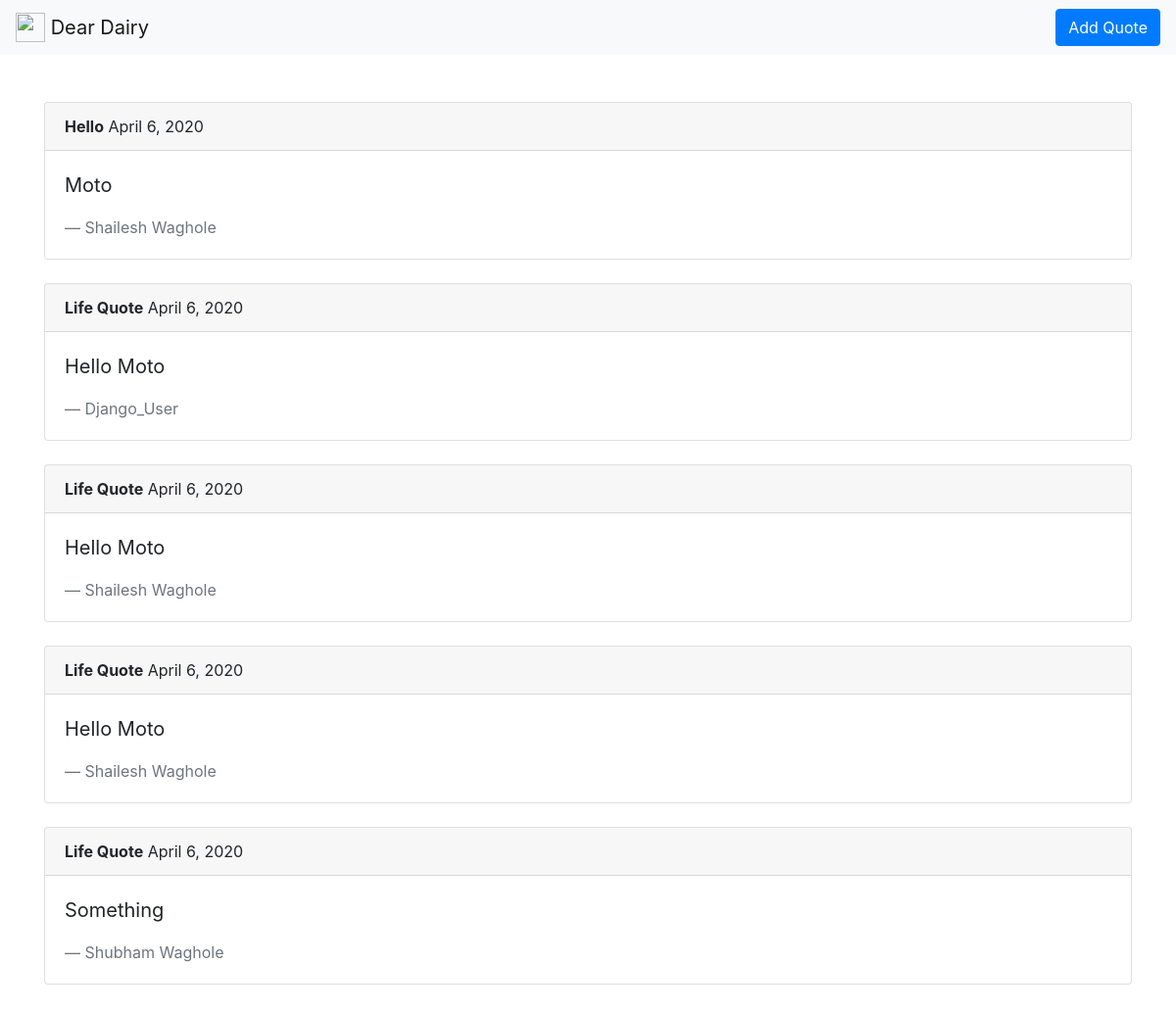
Before: / with the older database file.
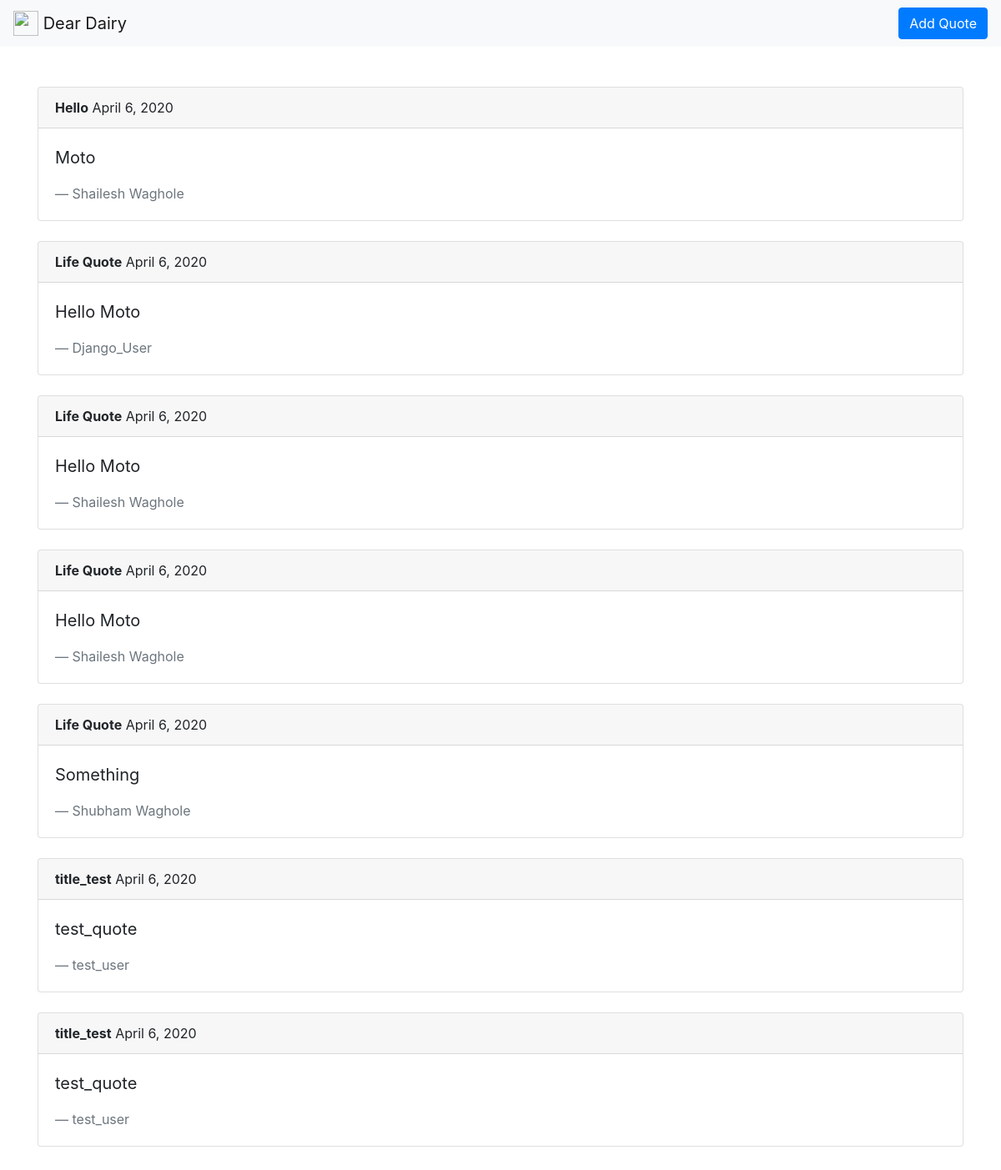
After: the same page with the newer database file.
### entries/models.py (models this page shows, shortened)
class Entries(models.Model):
    title=models.CharField(max_length=50)
    text=models.TextField(max_length=500)
    name=models.CharField(max_length=20)
    date=models.DateField(auto_now=True)
    class Meta:
        verbose_name_plural='entries'

### entries/views.py (the view)
# urls.py: path('',views.index,name='home'),
def index(request):
    entries = Entries.objects.all()
    context = {
        "entries": entries,
        "title": Entries.title,
        "text": Entries.text,
        "name": Entries.name,
        "date": Entries.date,
    }
    return render(request, "entries/index.html", context)

### entries/templates/entries/index.html (shortened to what this page needs)
<!doctype html>
<html lang="en">
  <head>
    <link rel="stylesheet" href="https://stackpath.bootstrapcdn.com/bootstrap/4.4.1/css/bootstrap.min.css">
  </head>
  <body>
<nav class="navbar navbar-light bg-light">
  <a class="navbar-brand" href="{% url 'home' %}">
    <img src="/docs/4.4/assets/brand/bootstrap-solid.svg" width="30" height="30" class="d-inline-block align-top" alt="">
    Dear Dairy
  </a>
  <a href="{% url 'add' %}"><button type="button" class="btn btn-primary">Add Quote</button></a>
</nav>
  <div class="container py-5">
    {% for i in entries %}
      <div class="card ">
      <div class="card-header">
     <b>{{ i.title }}</b>  {{ i.date }}
      </div>
      <div class="card-body">
      <blockquote class="blockquote mb-0">
      <p>{{ i.text }}</p>
      <footer class="blockquote-footer">{{ i.name }} <cite title="Source Title"></cite></footer>
      </blockquote>
      </div>
      </div>
      <br>
    {% endfor %}
  </div>
  </body>
</html>

Changed rows visible on the page:
added Entries: title "title_test", date "April 6, 2020", text "test_quote", name "test_user"
added Entries: title "title_test", date "April 6, 2020", text "test_quote", name "test_user"
